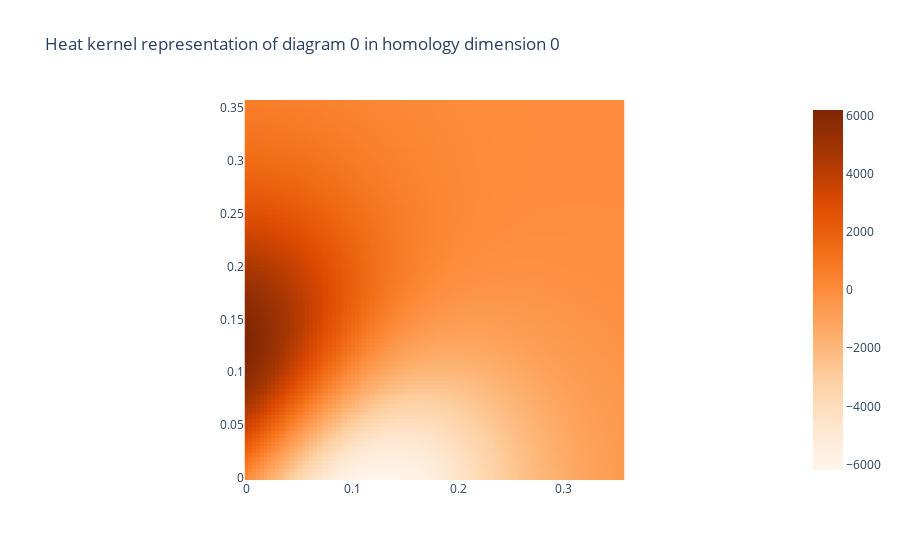

The cell this chart's notebook holds for it:
### Code cell
hk = HeatKernel()
features = hk.fit_transform_plot(diagram, colorscale="oranges")
